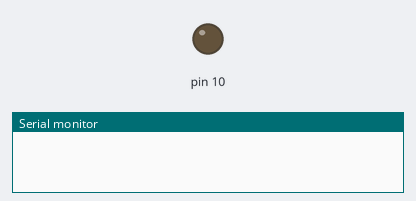
A sketch run on a simulated Arduino Uno, built with avr-gcc and run on an emulated ATmega328P. Parts: output pins drawn as LEDs (lit = HIGH), the last lines printed to the serial monitor.

Above: at 0.1 s.
At 1.1 s:
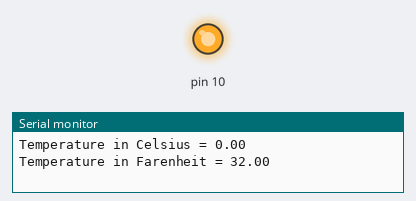
Timing chart, 0 to 2.6 s (numbered marks = the images above):
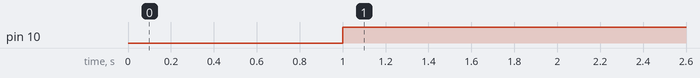

Measured:
- by itself, pin 10: LOW → HIGH at 1.0 s

The sketch:

Lab_07.ino
```cpp
#include <SPI.h>

unsigned long timer;

float tempC;
float tempF;


float ReadTemperature() {
  digitalWrite(10, LOW);
  SPI.beginTransaction(SPISettings(8000000, MSBFIRST, SPI_MODE0));
  int TempBits = ( SPI.transfer16(0) >> 3 ) & 0x0fff;
  digitalWrite(10, HIGH);
  tempC = 0.25 * (float) TempBits;
  tempF = 1.8 * tempC + 32.0;

}

void setup() {
  pinMode(10, OUTPUT);
  Serial.begin(9600);
  timer = millis();
}

void loop() {
  if (millis() - timer >= 1000) {
    ReadTemperature();

    Serial.print("Temperature in Celsius = ");
    Serial.print(tempC);
    Serial.print("\n");
    Serial.print("Temperature in Farenheit = ");
    Serial.print(tempF);
    Serial.print("\n");

    timer = millis();
  }
}
```
